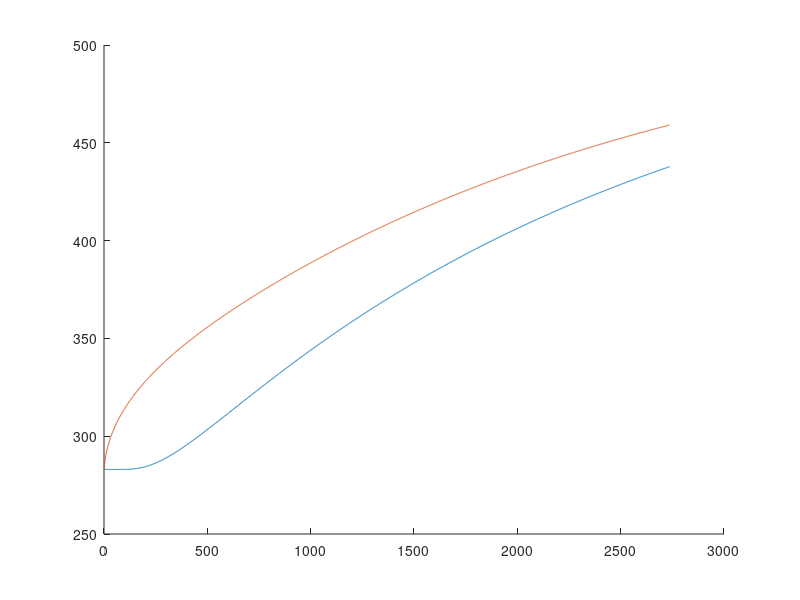

Write the MATLAB code that produced this figure. (Note: this script raises an error after producing the figure.)
clc; 
clear all;
close all;

%number of nodes
M = 25;
%length of heating--arbitrary just long enough to see behavior
dur = 1000;   %[s]

%properties
d = 0.0254;  %[m]  dia of hotdog
r = d/2;    %[m]  radius of hotdog
roe = 880;  %[kg/m^3]    density of hot dog
k = 0.52;  %[W/mK]       thermal conductivity of hotdog
c = 3350; %[J/kgK]       specific heat of hotdog
alpha = k/(roe*c); 

%solved for
h = 7.61;   %convective heat transfer coefficient
h_r = 5.55;  %radiative heat transfer coefficient
h = h+h_r;   %total heat transfer coefficient
delta_r = r/M;     %differential r
Bi = h*delta_r/k;         %FDE Biot number


%Stability Calculation
%The central node gives the smallest Fo which means the smallest time step
%so we use that as the Fourier number
Fo = 0.25;
time_step = ((Fo*(delta_r)^2)/alpha);

%this is the number of samples that will be taken to acheive the chosen
%duration
samples = ceil(dur/time_step);

%initial temp
T_0 = 283;  %[K]
%air temperature (infinity)
T_inf = 250+273;

%Note every 1 step in t is 1 time step not 1 second 
T = zeros(M,samples);

%instantiate initial temps
for j = 1:M+1
    T(j,1) = T_0;
end

for t = 1:samples+1
    for m = 1:M+1
        %NOTE t and m START AT 1 BECAUSE MATLAB IS STUPID, so m-1 was
        %subbed in for all m's in the equation

        % center node equation 
        if m == 1
            T(m,t+1) = 4*Fo*T(m+1,t)+(T(m,t)*(1-4*Fo));
            
        % exterior node equation
        elseif m == M+1
            %this commented out one uses V = M*dr^2 * pi * 0.5 * H
            %they're roughly the same result
            %T(m,t+1) = (Fo*(1-(1/(2*(m-1))))*(T(m-1,t)-T(m,t)))+ 2*(Bi*Fo*(T_inf-T(m,t)))+ T(m,t);
           
            %this one uses V = (pi*dr^2*(M-0.25)) *H   r_o^2 - r_i^2
            T(m,t+1) = (Fo*((m-1)-0.5)/((m-1)-0.25))*(T(m-1,t)-T(m,t)) + ((2*Bi*Fo*(m-1))/((m-1)-0.25))*(T_inf - T(m,t)) + T(m,t);
        
            %interior node equation
        else
             T(m,t+1) = Fo*(1-(1/(2*(m-1))))*(T(m-1,t)) + Fo*(1+(1/(2*(m-1))))*(T(m+1,t))+(1-(2*Fo))*(T(m,t));
        end
        
    end
end


figure(1);
hold on;
center = plot(T(1,:)); L1 = "Centerline";
surf = plot(T(M+1,:)); L2 = "Surface";
y1 = yline(68+273,'g'); L3 = "Ideal Centerline Temp";
y2 = yline(273+100,'m'); L4 = "Maximum Surface Temp";

legend([center,surf,y1,y2],[L1,L2,L3,L4]);
xlabel('Time [s]');
ylabel('Temperature [K]');

%adjust scaling on x axis
xticks = get(gca,'xtick'); 
scaling  = time_step; 
newlabels = arrayfun(@(x) sprintf('%.1f', scaling * x), xticks, 'un', 0);
set(gca,'xticklabel',newlabels);

figure(2);
hold on;
%note the positions in the temperature array are at 30/timestep since the
%temperature array is not per every second its per every time step
%t_0 = plot(1:1:M+1,T(:,1)); T1 ="t=0";
t_30 = plot(1:1:M+1,T(:,85)); T2 ="t=30";
t_90 = plot(1:1:M+1,T(:,326)); T3 ="t=120";
t_final = plot(1:1:M+1,T(:,958)); T4="Final Time = 353s";
xlabel('Radial Node #');
ylabel('Temperature [K]');
legend([t_30,t_90,t_final],[T2,T3,T4]);

